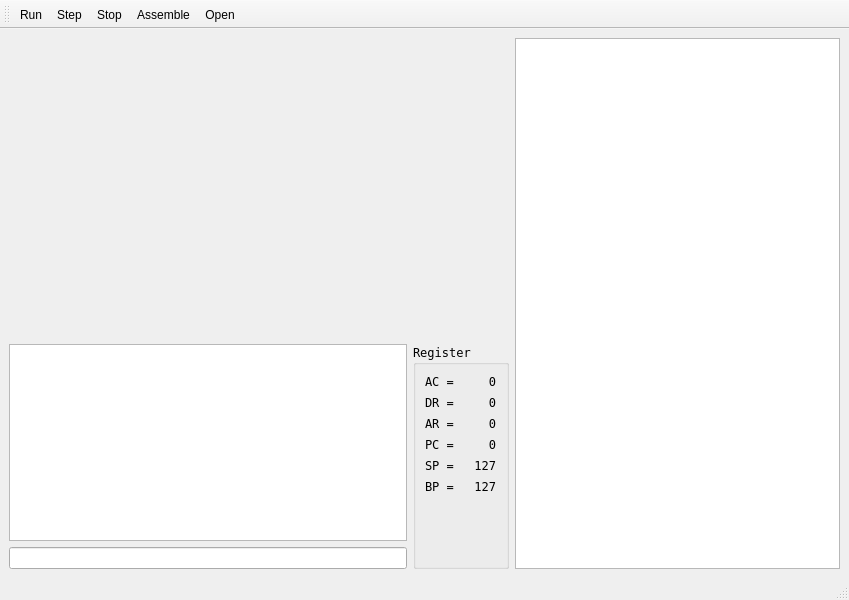
<?xml version="1.0" encoding="UTF-8"?>
<ui version="4.0">
 <class>DCWindow</class>
 <widget class="QMainWindow" name="DCWindow">
  <property name="geometry">
   <rect>
    <x>0</x>
    <y>0</y>
    <width>849</width>
    <height>600</height>
   </rect>
  </property>
  <property name="windowTitle">
   <string>DC reloaded</string>
  </property>
  <property name="windowIcon">
   <iconset resource="resource-files/resources.qrc">
    <normaloff>:/icons/cpu.png</normaloff>:/icons/cpu.png</iconset>
  </property>
  <widget class="QWidget" name="centralwidget">
   <layout class="QHBoxLayout" name="horizontalLayout_4">
    <item>
     <layout class="QVBoxLayout" name="verticalLayout_3">
      <item>
       <widget class="DCRegisterView" name="visual" native="true">
        <property name="sizePolicy">
         <sizepolicy hsizetype="Fixed" vsizetype="Fixed">
          <horstretch>0</horstretch>
          <verstretch>0</verstretch>
         </sizepolicy>
        </property>
        <property name="minimumSize">
         <size>
          <width>500</width>
          <height>300</height>
         </size>
        </property>
        <property name="maximumSize">
         <size>
          <width>500</width>
          <height>300</height>
         </size>
        </property>
       </widget>
      </item>
      <item>
       <layout class="QHBoxLayout" name="horizontalLayout_2">
        <item>
         <layout class="QVBoxLayout" name="verticalLayout">
          <item>
           <widget class="QPlainTextEdit" name="history">
            <property name="readOnly">
             <bool>true</bool>
            </property>
            <property name="plainText">
             <string/>
            </property>
           </widget>
          </item>
          <item>
           <widget class="QLineEdit" name="command"/>
          </item>
         </layout>
        </item>
        <item>
         <widget class="QGroupBox" name="registerGroup">
          <property name="font">
           <font>
            <family>DejaVu Sans Mono</family>
           </font>
          </property>
          <property name="title">
           <string>Register</string>
          </property>
          <property name="flat">
           <bool>false</bool>
          </property>
          <property name="checkable">
           <bool>false</bool>
          </property>
          <layout class="QFormLayout" name="formLayout">
           <item row="0" column="0">
            <widget class="QLabel" name="labelAC">
             <property name="toolTip">
              <string>Accumulator</string>
             </property>
             <property name="text">
              <string>AC =</string>
             </property>
            </widget>
           </item>
           <item row="0" column="1">
            <widget class="QLabel" name="valueAC">
             <property name="text">
              <string>    0</string>
             </property>
            </widget>
           </item>
           <item row="1" column="0">
            <widget class="QLabel" name="labelDR">
             <property name="toolTip">
              <string>Data Register</string>
             </property>
             <property name="text">
              <string>DR =</string>
             </property>
            </widget>
           </item>
           <item row="1" column="1">
            <widget class="QLabel" name="valueDR">
             <property name="text">
              <string>    0</string>
             </property>
            </widget>
           </item>
           <item row="2" column="0">
            <widget class="QLabel" name="labelAR">
             <property name="toolTip">
              <string>Address Register</string>
             </property>
             <property name="text">
              <string>AR =</string>
             </property>
            </widget>
           </item>
           <item row="2" column="1">
            <widget class="QLabel" name="valueAR">
             <property name="text">
              <string>    0</string>
             </property>
            </widget>
           </item>
           <item row="3" column="0">
            <widget class="QLabel" name="labelPC">
             <property name="toolTip">
              <string>Program Counter</string>
             </property>
             <property name="text">
              <string>PC =</string>
             </property>
            </widget>
           </item>
           <item row="3" column="1">
            <widget class="QLabel" name="valuePC">
             <property name="text">
              <string>    0</string>
             </property>
            </widget>
           </item>
           <item row="4" column="0">
            <widget class="QLabel" name="labelSP">
             <property name="toolTip">
              <string>Stack Pointer</string>
             </property>
             <property name="text">
              <string>SP =</string>
             </property>
            </widget>
           </item>
           <item row="4" column="1">
            <widget class="QLabel" name="valueSP">
             <property name="text">
              <string>  127</string>
             </property>
            </widget>
           </item>
           <item row="5" column="0">
            <widget class="QLabel" name="labelBP">
             <property name="toolTip">
              <string>Base Pointer</string>
             </property>
             <property name="text">
              <string>BP =</string>
             </property>
            </widget>
           </item>
           <item row="5" column="1">
            <widget class="QLabel" name="valueBP">
             <property name="text">
              <string>  127</string>
             </property>
            </widget>
           </item>
          </layout>
         </widget>
        </item>
       </layout>
      </item>
     </layout>
    </item>
    <item>
     <widget class="QListView" name="RAM">
      <property name="maximumSize">
       <size>
        <width>16777215</width>
        <height>16777215</height>
       </size>
      </property>
      <property name="font">
       <font>
        <family>DejaVu Sans Mono</family>
       </font>
      </property>
     </widget>
    </item>
   </layout>
  </widget>
  <widget class="QMenuBar" name="menubar">
   <property name="geometry">
    <rect>
     <x>0</x>
     <y>0</y>
     <width>849</width>
     <height>19</height>
    </rect>
   </property>
  </widget>
  <widget class="QStatusBar" name="statusbar"/>
  <widget class="QToolBar" name="toolBar">
   <property name="windowTitle">
    <string>toolBar</string>
   </property>
   <attribute name="toolBarArea">
    <enum>TopToolBarArea</enum>
   </attribute>
   <attribute name="toolBarBreak">
    <bool>false</bool>
   </attribute>
   <addaction name="actionRun"/>
   <addaction name="actionStep"/>
   <addaction name="actionStop"/>
   <addaction name="actionAssemble"/>
   <addaction name="actionOpen"/>
  </widget>
  <action name="actionRun">
   <property name="icon">
    <iconset resource="resource-files/resources.qrc">
     <normaloff>:/icons/execute.png</normaloff>:/icons/execute.png</iconset>
   </property>
   <property name="text">
    <string>Run</string>
   </property>
   <property name="toolTip">
    <string>Run the current script</string>
   </property>
   <property name="shortcut">
    <string>Ctrl+R</string>
   </property>
  </action>
  <action name="actionStep">
   <property name="icon">
    <iconset resource="resource-files/resources.qrc">
     <normaloff>:/icons/step.png</normaloff>:/icons/step.png</iconset>
   </property>
   <property name="text">
    <string>Step</string>
   </property>
   <property name="toolTip">
    <string>One step forward</string>
   </property>
   <property name="shortcut">
    <string>Ctrl+S</string>
   </property>
  </action>
  <action name="actionStop">
   <property name="icon">
    <iconset resource="resource-files/resources.qrc">
     <normaloff>:/icons/stop.png</normaloff>:/icons/stop.png</iconset>
   </property>
   <property name="text">
    <string>Stop</string>
   </property>
   <property name="toolTip">
    <string>Stops the execution</string>
   </property>
   <property name="shortcut">
    <string>Ctrl+Esc</string>
   </property>
  </action>
  <action name="actionAssemble">
   <property name="icon">
    <iconset resource="resource-files/resources.qrc">
     <normaloff>:/icons/assemble.png</normaloff>:/icons/assemble.png</iconset>
   </property>
   <property name="text">
    <string>Assemble</string>
   </property>
   <property name="toolTip">
    <string>Open the assembler</string>
   </property>
   <property name="shortcut">
    <string>Ctrl+A</string>
   </property>
  </action>
  <action name="actionOpen">
   <property name="icon">
    <iconset resource="resource-files/resources.qrc">
     <normaloff>:/icons/open.png</normaloff>:/icons/open.png</iconset>
   </property>
   <property name="text">
    <string>Open</string>
   </property>
   <property name="toolTip">
    <string>Open a file</string>
   </property>
  </action>
 </widget>
 <customwidgets>
  <customwidget>
   <class>DCRegisterView</class>
   <extends>QWidget</extends>
   <header>dc.interfaces.qt.registerview</header>
   <container>1</container>
  </customwidget>
 </customwidgets>
 <resources>
  <include location="resource-files/resources.qrc"/>
 </resources>
 <connections/>
</ui>
